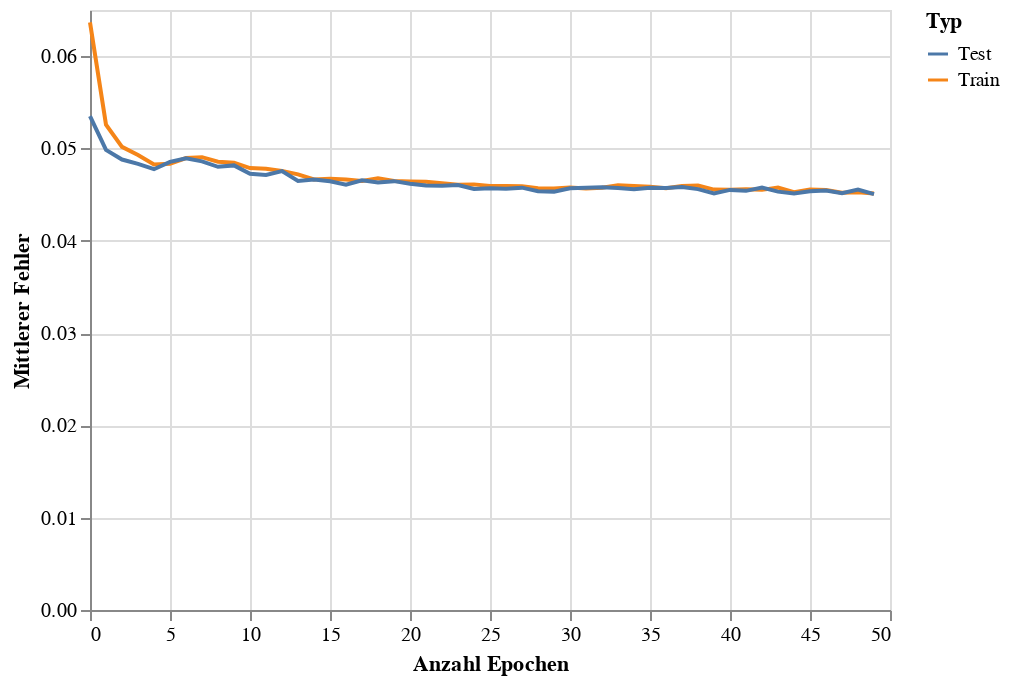

The notebook cell this image was saved under:
### Code cell
train_eval_loss_chart = alt.Chart(loss_df).mark_line().encode(
    x = alt.X('Epoch',title='Anzahl Epochen'),
    y = alt.Y('Loss',title='Mittlerer Fehler'),
    color = alt.Color('Type',title='Typ')
)
train_eval_loss_chart

### Figure 1 — Vega-Lite specification as saved in the notebook (floating-point values rounded to 4 significant figures)
{"config": {"view": {"continuousWidth": 400, "continuousHeight": 300}}, "data": {"name": "data-6464384eca66b755b3829b285c36a779"}, "mark": "line", "encoding": {"color": {"field": "Type", "title": "Typ", "type": "nominal"}, "x": {"field": "Epoch", "title": "Anzahl Epochen", "type": "quantitative"}, "y": {"field": "Loss", "title": "Mittlerer Fehler", "type": "quantitative"}}, "$schema": "https://vega.github.io/schema/vega-lite/v4.17.0.json", "datasets": {"data-6464384eca66b755b3829b285c36a779": [{"Epoch": 0, "Loss": 0.06366, "Type": "Train"}, {"Epoch": 1, "Loss": 0.05259, "Type": "Train"}, {"Epoch": 2, "Loss": 0.05018, "Type": "Train"}, {"Epoch": 3, "Loss": 0.0493, "Type": "Train"}, {"Epoch": 4, "Loss": 0.04827, "Type": "Train"}, {"Epoch": 5, "Loss": 0.04834, "Type": "Train"}, {"Epoch": 6, "Loss": 0.04896, "Type": "Train"}, {"Epoch": 7, "Loss": 0.04906, "Type": "Train"}, {"Epoch": 8, "Loss": 0.04857, "Type": "Train"}, {"Epoch": 9, "Loss": 0.04845, "Type": "Train"}, {"Epoch": 10, "Loss": 0.04788, "Type": "Train"}, {"Epoch": 11, "Loss": 0.04781, "Type": "Train"}, {"Epoch": 12, "Loss": 0.04756, "Type": "Train"}, {"Epoch": 13, "Loss": 0.04719, "Type": "Train"}, {"Epoch": 14, "Loss": 0.04664, "Type": "Train"}, {"Epoch": 15, "Loss": 0.04671, "Type": "Train"}, {"Epoch": 16, "Loss": 0.04665, "Type": "Train"}, {"Epoch": 17, "Loss": 0.04647, "Type": "Train"}, {"Epoch": 18, "Loss": 0.04676, "Type": "Train"}, {"Epoch": 19, "Loss": 0.04649, "Type": "Train"}, {"Epoch": 20, "Loss": 0.04643, "Type": "Train"}, {"Epoch": 21, "Loss": 0.0464, "Type": "Train"}, {"Epoch": 22, "Loss": 0.04624, "Type": "Train"}, {"Epoch": 23, "Loss": 0.04606, "Type": "Train"}, {"Epoch": 24, "Loss": 0.04611, "Type": "Train"}, {"Epoch": 25, "Loss": 0.04592, "Type": "Train"}, {"Epoch": 26, "Loss": 0.04592, "Type": "Train"}, {"Epoch": 27, "Loss": 0.04592, "Type": "Train"}, {"Epoch": 28, "Loss": 0.04569, "Type": "Train"}, {"Epoch": 29, "Loss": 0.04567, "Type": "Train"}, {"Epoch": 30, "Loss": 0.04578, "Type": "Train"}, {"Epoch": 31, "Loss": 0.04565, "Type": "Train"}, {"Epoch": 32, "Loss": 0.04575, "Type": "Train"}, {"Epoch": 33, "Loss": 0.04603, "Type": "Train"}, {"Epoch": 34, "Loss": 0.04594, "Type": "Train"}, {"Epoch": 35, "Loss": 0.04584, "Type": "Train"}, {"Epoch": 36, "Loss": 0.04569, "Type": "Train"}, {"Epoch": 37, "Loss": 0.04593, "Type": "Train"}, {"Epoch": 38, "Loss": 0.04599, "Type": "Train"}, {"Epoch": 39, "Loss": 0.04554, "Type": "Train"}, {"Epoch": 40, "Loss": 0.04552, "Type": "Train"}, {"Epoch": 41, "Loss": 0.04559, "Type": "Train"}, {"Epoch": 42, "Loss": 0.04551, "Type": "Train"}, {"Epoch": 43, "Loss": 0.04576, "Type": "Train"}, {"Epoch": 44, "Loss": 0.04527, "Type": "Train"}, {"Epoch": 45, "Loss": 0.04556, "Type": "Train"}, {"Epoch": 46, "Loss": 0.0455, "Type": "Train"}, {"Epoch": 47, "Loss": 0.0452, "Type": "Train"}, {"Epoch": 48, "Loss": 0.04525, "Type": "Train"}, {"Epoch": 49, "Loss": 0.04513, "Type": "Train"}, {"Epoch": 0, "Loss": 0.05349, "Type": "Test"}, {"Epoch": 1, "Loss": 0.04984, "Type": "Test"}, {"Epoch": 2, "Loss": 0.0488, "Type": "Test"}, {"Epoch": 3, "Loss": 0.04833, "Type": "Test"}, {"Epoch": 4, "Loss": 0.04775, "Type": "Test"}, {"Epoch": 5, "Loss": 0.04855, "Type": "Test"}, {"Epoch": 6, "Loss": 0.04894, "Type": "Test"}, {"Epoch": 7, "Loss": 0.0486, "Type": "Test"}, {"Epoch": 8, "Loss": 0.04801, "Type": "Test"}, {"Epoch": 9, "Loss": 0.04817, "Type": "Test"}, {"Epoch": 10, "Loss": 0.04726, "Type": "Test"}, {"Epoch": 11, "Loss": 0.04713, "Type": "Test"}, {"Epoch": 12, "Loss": 0.04755, "Type": "Test"}, {"Epoch": 13, "Loss": 0.04648, "Type": "Test"}, {"Epoch": 14, "Loss": 0.04664, "Type": "Test"}, {"Epoch": 15, "Loss": 0.04645, "Type": "Test"}, {"Epoch": 16, "Loss": 0.04607, "Type": "Test"}, {"Epoch": 17, "Loss": 0.04655, "Type": "Test"}, {"Epoch": 18, "Loss": 0.04632, "Type": "Test"}, {"Epoch": 19, "Loss": 0.04646, "Type": "Test"}, {"Epoch": 20, "Loss": 0.04618, "Type": "Test"}, {"Epoch": 21, "Loss": 0.04599, "Type": "Test"}, {"Epoch": 22, "Loss": 0.04595, "Type": "Test"}, {"Epoch": 23, "Loss": 0.04603, "Type": "Test"}, {"Epoch": 24, "Loss": 0.0456, "Type": "Test"}, {"Epoch": 25, "Loss": 0.04569, "Type": "Test"}, {"Epoch": 26, "Loss": 0.04562, "Type": "Test"}, {"Epoch": 27, "Loss": 0.04576, "Type": "Test"}, {"Epoch": 28, "Loss": 0.04536, "Type": "Test"}, {"Epoch": 29, "Loss": 0.04532, "Type": "Test"}, {"Epoch": 30, "Loss": 0.0457, "Type": "Test"}, {"Epoch": 31, "Loss": 0.04574, "Type": "Test"}, {"Epoch": 32, "Loss": 0.04581, "Type": "Test"}, {"Epoch": 33, "Loss": 0.04571, "Type": "Test"}, {"Epoch": 34, "Loss": 0.04559, "Type": "Test"}, {"Epoch": 35, "Loss": 0.04575, "Type": "Test"}, {"Epoch": 36, "Loss": 0.04572, "Type": "Test"}, {"Epoch": 37, "Loss": 0.04584, "Type": "Test"}, {"Epoch": 38, "Loss": 0.0456, "Type": "Test"}, {"Epoch": 39, "Loss": 0.04513, "Type": "Test"}, {"Epoch": 40, "Loss": 0.04551, "Type": "Test"}, {"Epoch": 41, "Loss": 0.04541, "Type": "Test"}, {"Epoch": 42, "Loss": 0.04576, "Type": "Test"}, {"Epoch": 43, "Loss": 0.04532, "Type": "Test"}, {"Epoch": 44, "Loss": 0.04512, "Type": "Test"}, {"Epoch": 45, "Loss": 0.04537, "Type": "Test"}, {"Epoch": 46, "Loss": 0.04544, "Type": "Test"}, {"Epoch": 47, "Loss": 0.04515, "Type": "Test"}, {"Epoch": 48, "Loss": 0.04555, "Type": "Test"}, {"Epoch": 49, "Loss": 0.04505, "Type": "Test"}]}}
